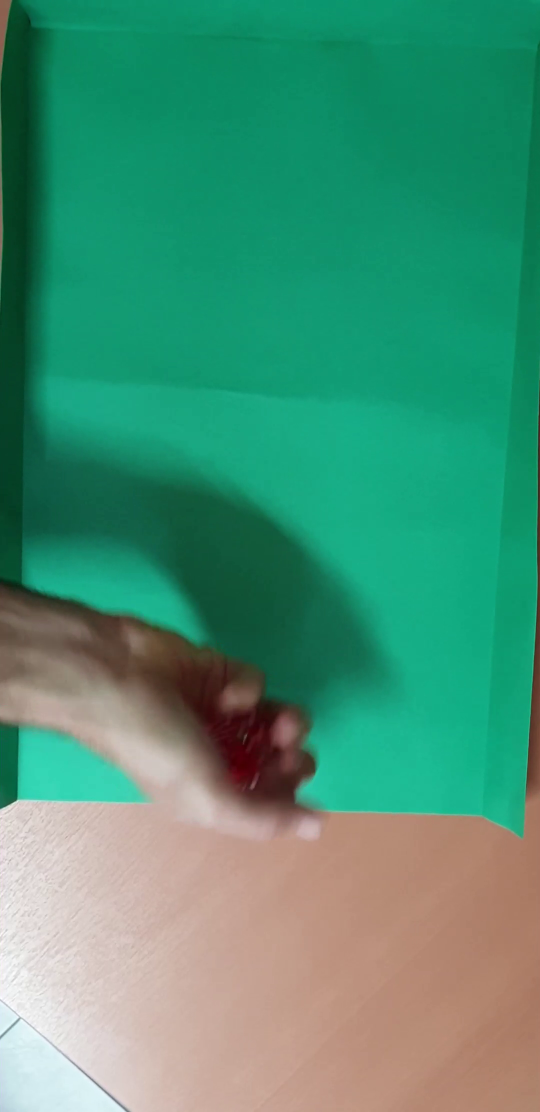
#> input picture frame 14 of tirada_1.mp4, 1080 x 2224 px (shown at 1/2 size)
$ python test5.py   (older library calls are emulated)
#> lines starting #> are read from the running program, lines starting #| are printed output that depends on the picture; after the words box and inside, x2 and y2 are one past the last pixel; in counts of white or black regions, pixels touching at a corner belong together
import cv2
import numpy as np

cap = cv2.VideoCapture('tirada_1.mp4')

while True:
    ret, frame = cap.read()
#> frame is the input picture: shape (2224, 1080, 3); mean B, G, R 116.6, 145.4, 73.4
    if not ret:
        break

    frame = cv2.resize(frame, None, fx=0.33, fy=0.33)
#> frame: shape (734, 356, 3)

    # Convertir a HSV
    hsv = cv2.cvtColor(frame, cv2.COLOR_BGR2HSV)
#> hsv: shape (734, 356, 3); mean H, S, V 58.6, 170, 155.6

    # Rango del verde
    lower_green = np.array([35, 40, 40])
    upper_green = np.array([85, 255, 255])

    # Máscara del verde
    mask_green = cv2.inRange(hsv, lower_green, upper_green)
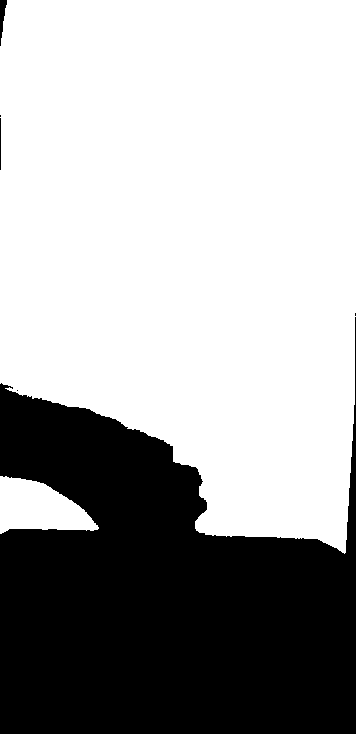
#> mask_green: shape (734, 356); 65.3% white; 6 black regions (3 under 20 px), largest, box (x1, y1, x2, y2) and area: (0, 317, 356, 734) 90318, (0, 0, 7, 46) 166, (0, 118, 1, 170) 52

    # Limpiar un poco la máscara
    kernel = np.ones((7, 7), np.uint8)
    mask_green = cv2.morphologyEx(mask_green, cv2.MORPH_CLOSE, kernel)
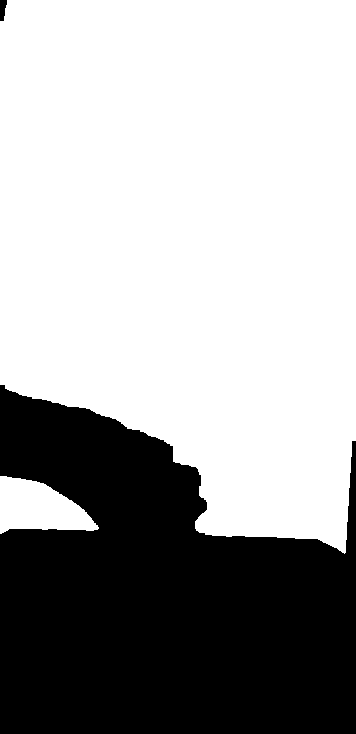
#> mask_green: shape (734, 356); 65.5% white; 2 black regions

    # Encontrar los contornos
    contours, _ = cv2.findContours(mask_green, cv2.RETR_EXTERNAL, cv2.CHAIN_APPROX_SIMPLE)
#> contours = 2 contours; box (x1, y1, x2, y2) and area: (0, 0, 356, 554) 166488, (0, 476, 99, 534) 3624

    if contours:
        # Fondo verde = contorno más grande
        c = max(contours, key=cv2.contourArea)
#> c = contour of 195 points, box (x1, y1, x2, y2) (0, 0, 356, 554), area 166488

        # Crear máscara vacía
        mask_area = np.zeros(mask_green.shape, dtype=np.uint8)

        # Dibujar el área verde completa
        cv2.drawContours(mask_area, [c], -1, 255, thickness=cv2.FILLED)
#> mask_area: shape (734, 356); 64% white; 2 black regions, box (x1, y1, x2, y2) and area: (0, 385, 356, 734) 93838, (0, 0, 7, 21) 113

        # Aplicar la máscara al frame ORIGINAL
        resultado = cv2.bitwise_and(frame, frame, mask=mask_area)
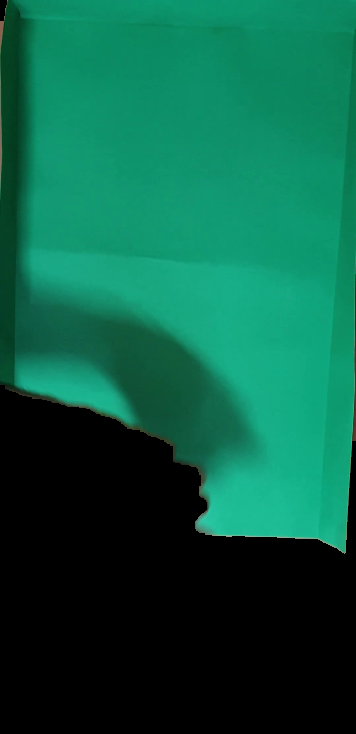
#> resultado: shape (734, 356, 3); mean B, G, R 66.7, 90.7, 10.7

        # Convertir a escala de grises y difuminar
        gray = cv2.cvtColor(resultado, cv2.COLOR_BGR2GRAY)
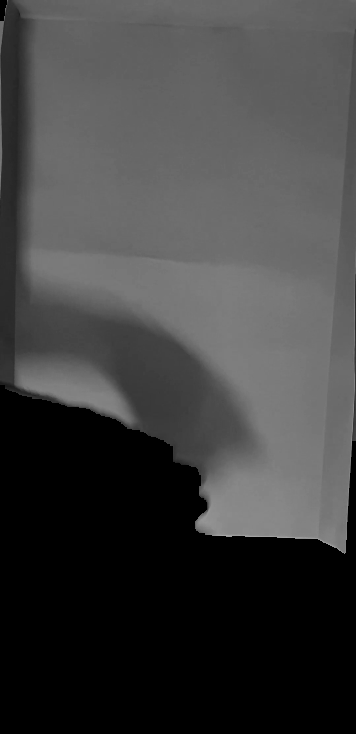
#> gray: shape (734, 356); min 0, max 169, mean 64
        blurred = cv2.GaussianBlur(gray, (5, 5), 0)

        # Umbralización adaptativa
        th = cv2.adaptiveThreshold(
            gray,
            255,
            cv2.ADAPTIVE_THRESH_GAUSSIAN_C,
            cv2.THRESH_BINARY_INV,
            21,
            5
        )
#> th: shape (734, 356); 2.2% white; 129 white regions (115 under 20 px), largest, box (x1, y1, x2, y2) and area: (0, 274, 356, 559) 3384, (1, 21, 8, 199) 845, (11, 206, 17, 346) 275

        # Operaciones morfológicas
        kernel = cv2.getStructuringElement(cv2.MORPH_ELLIPSE, (3, 3))
        eroded = cv2.erode(th, kernel, iterations=1)
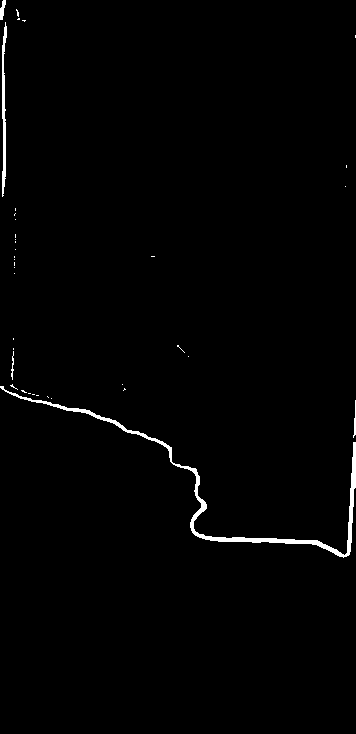
#> eroded: shape (734, 356); 1.1% white; 37 white regions (32 under 20 px), largest, box (x1, y1, x2, y2) and area: (0, 386, 356, 558) 2112, (2, 22, 7, 197) 491, (0, 0, 6, 20) 73, (353, 400, 356, 438) 56, (11, 351, 14, 380) 42
        th = cv2.dilate(eroded, kernel, iterations=1)
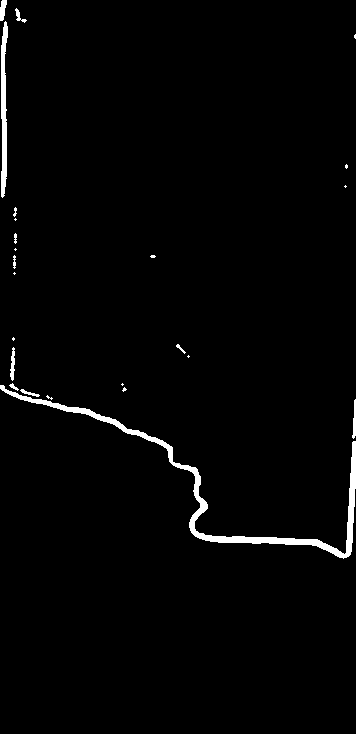
#> th: shape (734, 356); 1.8% white; 24 white regions (12 under 20 px), largest, box (x1, y1, x2, y2) and area: (0, 385, 356, 559) 3141, (1, 21, 8, 198) 843, (10, 347, 15, 381) 109

        # Componentes conectados
        num_labels, labels, stats, centroids = cv2.connectedComponentsWithStats(th, 8, cv2.CV_32S)
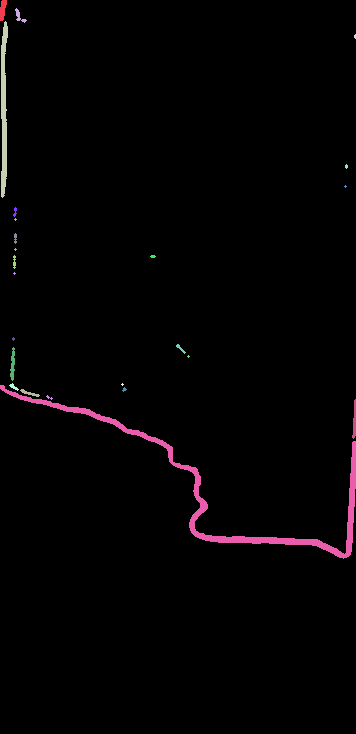
#> labels: shape (734, 356) int32; 25 distinct labels, from 0 to 24; one colour per label, 0 black
#> num_labels = 25; stats = 25 rows, first 6: [0, 0, 356, 734, 256658], [0, 0, 7, 21, 104], [15, 8, 12, 15, 59], [1, 21, 7, 177, 843], [354, 34, 2, 5, 8], [345, 164, 3, 5, 11]; centroids = 25 pairs, first value 2.46 to 354.6, second value 9.2 to 487

        conteo_dado = []  # Cambié el diccionario por una lista para contar los dados
        for stat in stats[1:]:
            x, y, w, h, area = stat
            aspect_ratio = w / h

            # DADO completo
            if 2000 < area < 15000 and 0.8 < aspect_ratio < 1.2:
                roi = gray[y:y+h, x:x+w]
                roi_blur = cv2.GaussianBlur(roi, (9, 9), 1.5)

                circles = cv2.HoughCircles(
                    roi_blur,
                    cv2.HOUGH_GRADIENT,
                    dp=1.2,
                    minDist=20,
                    param1=100,
                    param2=15,
                    minRadius=6,
                    maxRadius=15
                )

                num_puntos = 0
                if circles is not None:
                    num_puntos = len(circles[0])

                cv2.rectangle(gray, (x, y), (x+w, y+h), (255,255,255), 2)
                cv2.putText(gray, str(num_puntos), (x, y-5), cv2.FONT_HERSHEY_SIMPLEX, 0.9, (0,255,0), 2)

                # DEBUG
                cv2.imshow("ROI dado", roi)

                # Mostrar la imagen resultante
                cv2.imshow("Solo area verde (color)", gray)
#> this loop made 24 passes
#> (x, y, w, h, area, aspect_ratio) on passes 1, 2, 3, 7, 9, 11, 15, 16, 18, 20, 22, 24: (0, 0, 7, 21, 104, 0.333), (15, 8, 12, 15, 59, 0.8), (1, 21, 7, 177, 843, 0.0395), (13, 207, 4, 10, 22, 0.4), (14, 233, 3, 11, 25, 0.273), (13, 255, 3, 14, 30, 0.214), (176, 344, 10, 10, 30, 1), (10, 347, 5, 34, 109, 0.147), (9, 383, 10, 8, 31, 1.25), (0, 385, 356, 174, 3141, 2.05), (20, 389, 20, 8, 56, 2.5), (352, 399, 4, 40, 99, 0.1)

    if cv2.waitKey(25) & 0xFF == ord('q'):
#> (key q is pressed here)
        break

cap.release()
cv2.destroyAllWindows()

$ run again, starting later in the video
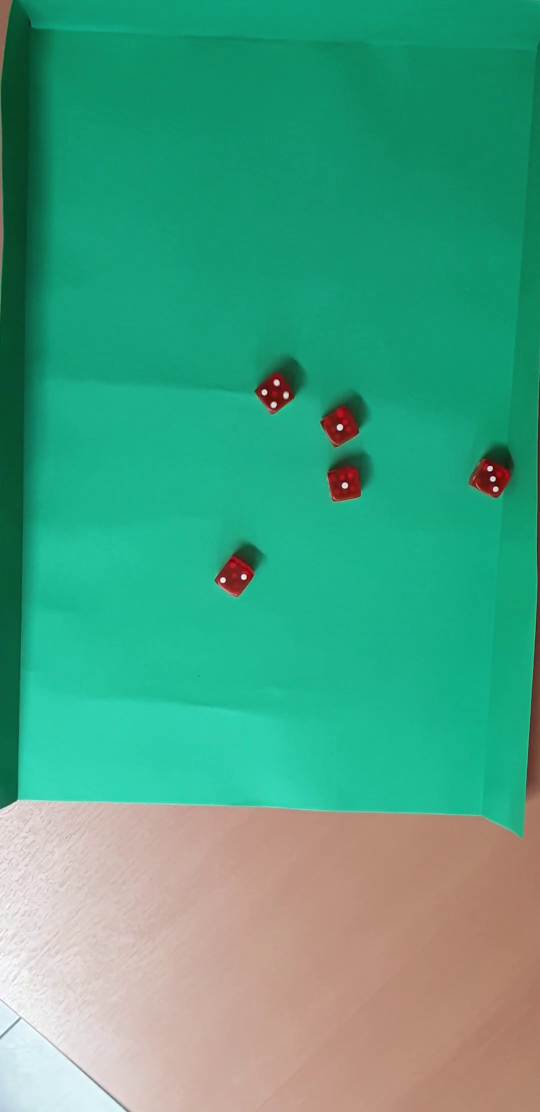
#> input picture frame 65 of tirada_1.mp4, 1080 x 2224 px (shown at 1/2 size)
#> frame is the input picture: shape (2224, 1080, 3); mean B, G, R 130.6, 161, 71.8
#> frame: shape (734, 356, 3)
#> hsv: shape (734, 356, 3); mean H, S, V 63.1, 176, 170.7
#> `mask_green = cv2.morphologyEx(mask_green, cv2.MORPH_CLOSE, kernel)`:
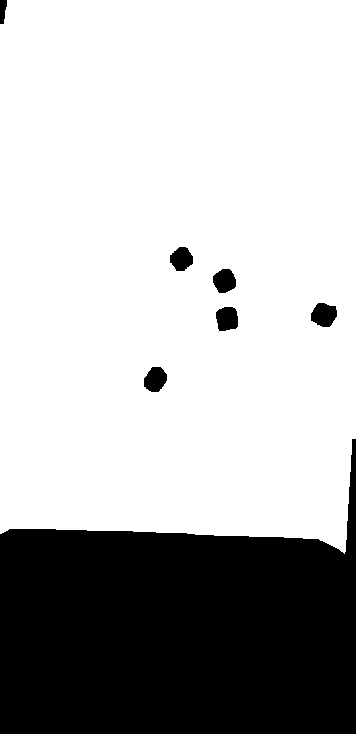
#> mask_green: shape (734, 356); 71.7% white; 7 black regions
#> contours = 1 contour; box (x1, y1, x2, y2) and area: (0, 0, 356, 554) 188571
#> c = contour of 79 points, box (x1, y1, x2, y2) (0, 0, 356, 554), area 188571
#> mask_area: shape (734, 356); 72.5% white; 2 black regions, box (x1, y1, x2, y2) and area: (0, 439, 356, 734) 71708, (0, 0, 7, 24) 132
#> eroded: shape (734, 356); 2% white; 53 white regions (39 under 20 px), largest, box (x1, y1, x2, y2) and area: (0, 440, 356, 557) 2142, (2, 26, 7, 203) 555, (7, 322, 14, 526) 485
#> `num_labels, labels, stats, centroids = cv2.connectedComponentsWithStat..`:
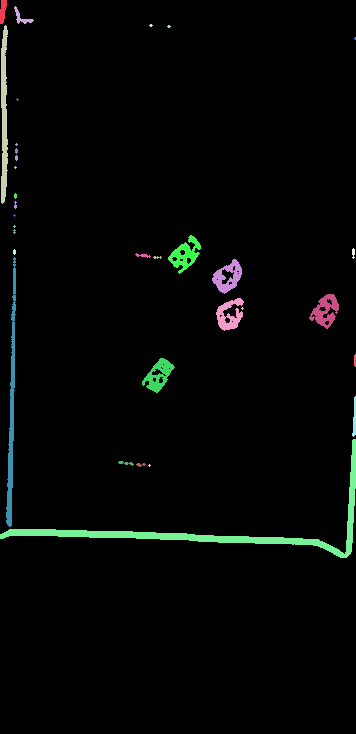
#> labels: shape (734, 356) int32; 34 distinct labels, from 0 to 33; one colour per label, 0 black
#> num_labels = 34; stats = 34 rows, first 6: [0, 0, 356, 734, 253047], [0, 0, 7, 24, 122], [14, 6, 20, 18, 104], [1, 25, 7, 179, 911], [149, 24, 4, 3, 8], [167, 25, 4, 3, 8]; centroids = 34 pairs, first value 2.53 to 354.8, second value 10.51 to 529.1
#> the loop `for stat in stats[1:]:` made 33 passes
#> (x, y, w, h, area, aspect_ratio) on passes 1, 2, 3, 17, 19, 20, 21, 23: (0, 0, 7, 24, 122, 0.292), (14, 6, 20, 18, 104, 1.11), (1, 25, 7, 179, 911, 0.0391), (168, 235, 33, 39, 549, 0.846), (352, 248, 3, 11, 25, 0.273), (135, 253, 16, 5, 38, 3.2), (6, 257, 10, 270, 1086, 0.037), (212, 259, 30, 35, 522, 0.857)

$ run again, starting later in the video
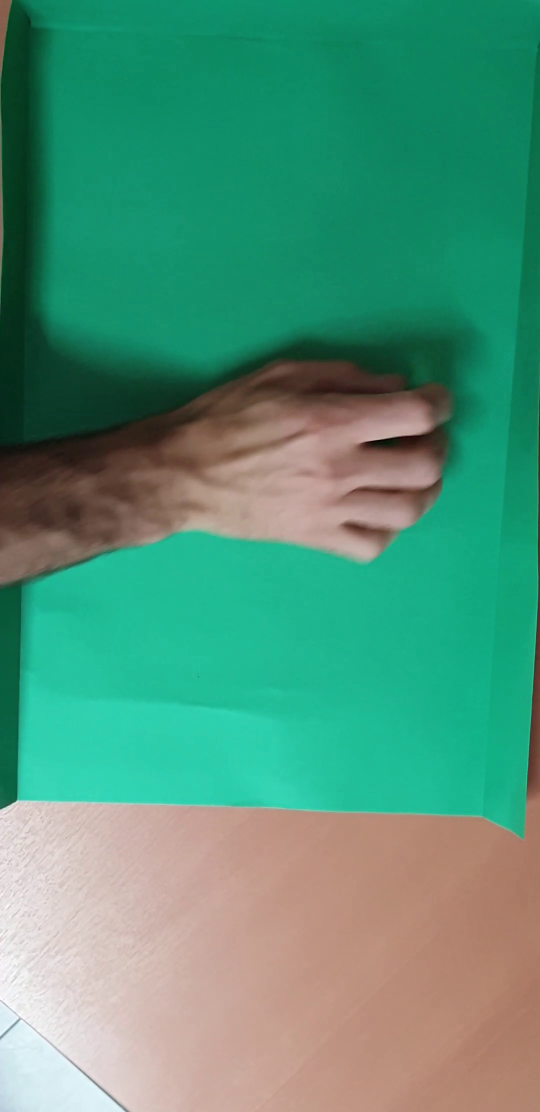
#> input picture frame 116 of tirada_1.mp4, 1080 x 2224 px (shown at 1/2 size)
#> frame is the input picture: shape (2224, 1080, 3); mean B, G, R 120.7, 147.4, 80.8
#> frame: shape (734, 356, 3)
#> hsv: shape (734, 356, 3); mean H, S, V 55.3, 161.4, 159.4
#> `mask_green = cv2.morphologyEx(mask_green, cv2.MORPH_CLOSE, kernel)`:
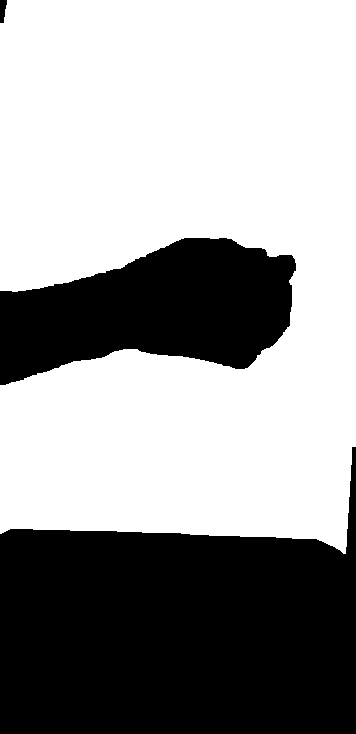
#> mask_green: shape (734, 356); 61.6% white; 3 black regions
#> contours = 1 contour; box (x1, y1, x2, y2) and area: (0, 0, 356, 554) 159886
#> c = contour of 360 points, box (x1, y1, x2, y2) (0, 0, 356, 554), area 159886
#> eroded: shape (734, 356); 2.1% white; 37 white regions (31 under 20 px), largest, box (x1, y1, x2, y2) and area: (0, 239, 295, 384) 2277, (0, 448, 356, 558) 2088, (2, 25, 7, 199) 520, (7, 387, 13, 526) 379, (0, 0, 6, 22) 80, (354, 410, 356, 443) 49
#> `num_labels, labels, stats, centroids = cv2.connectedComponentsWithStat..`:
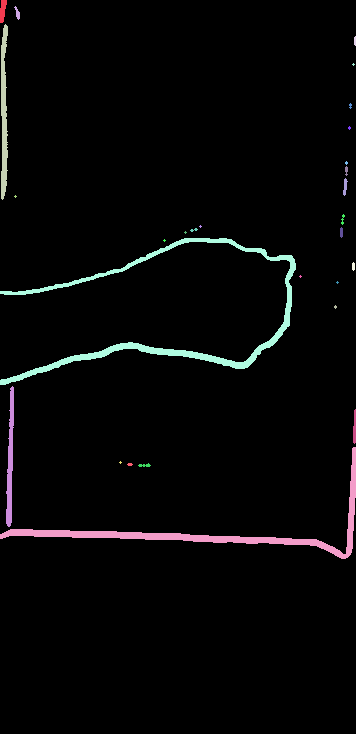
#> labels: shape (734, 356) int32; 29 distinct labels, from 0 to 28; one colour per label, 0 black
#> num_labels = 29; stats = 29 rows, first 6: [0, 0, 356, 734, 252699], [0, 0, 7, 23, 114], [14, 6, 6, 14, 41], [1, 24, 7, 176, 870], [354, 36, 2, 10, 18], [352, 63, 3, 3, 5]; centroids = 29 pairs, first value 2.44 to 354.6, second value 10.04 to 530.8
#> the loop `for stat in stats[1:]:` made 28 passes
#> (x, y, w, h, area, aspect_ratio) on passes 1, 2, 3, 9, 10, 12, 14, 18: (0, 0, 7, 23, 114, 0.304), (14, 6, 6, 14, 41, 0.429), (1, 24, 7, 176, 870, 0.0398), (345, 166, 3, 10, 22, 0.3), (343, 178, 5, 18, 51, 0.278), (341, 214, 4, 11, 21, 0.364), (340, 227, 3, 11, 29, 0.273), (0, 238, 296, 147, 3582, 2.01)
